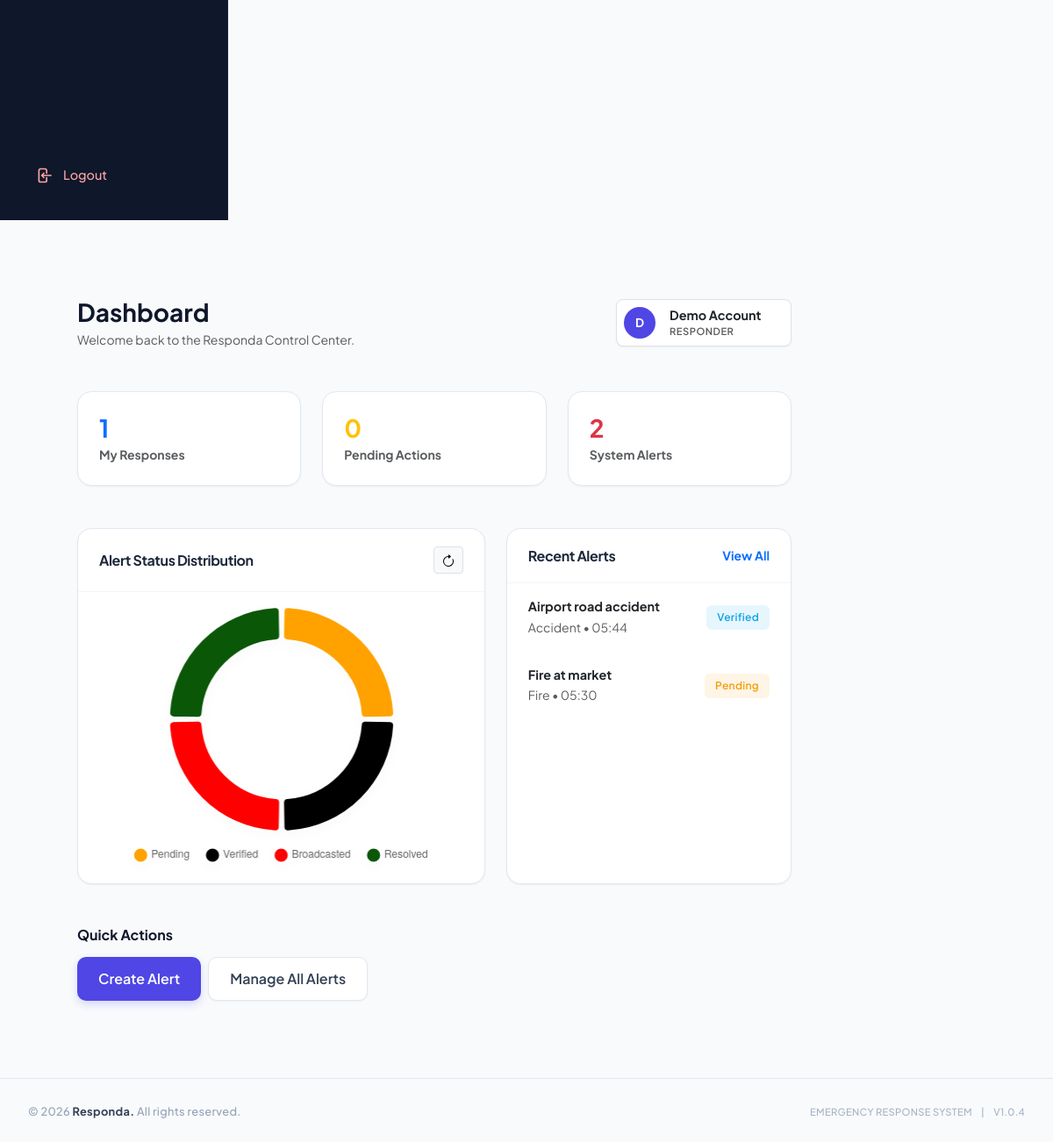
/dashboard.php (signed in, lower part), run on an earlier commit of the app's database.
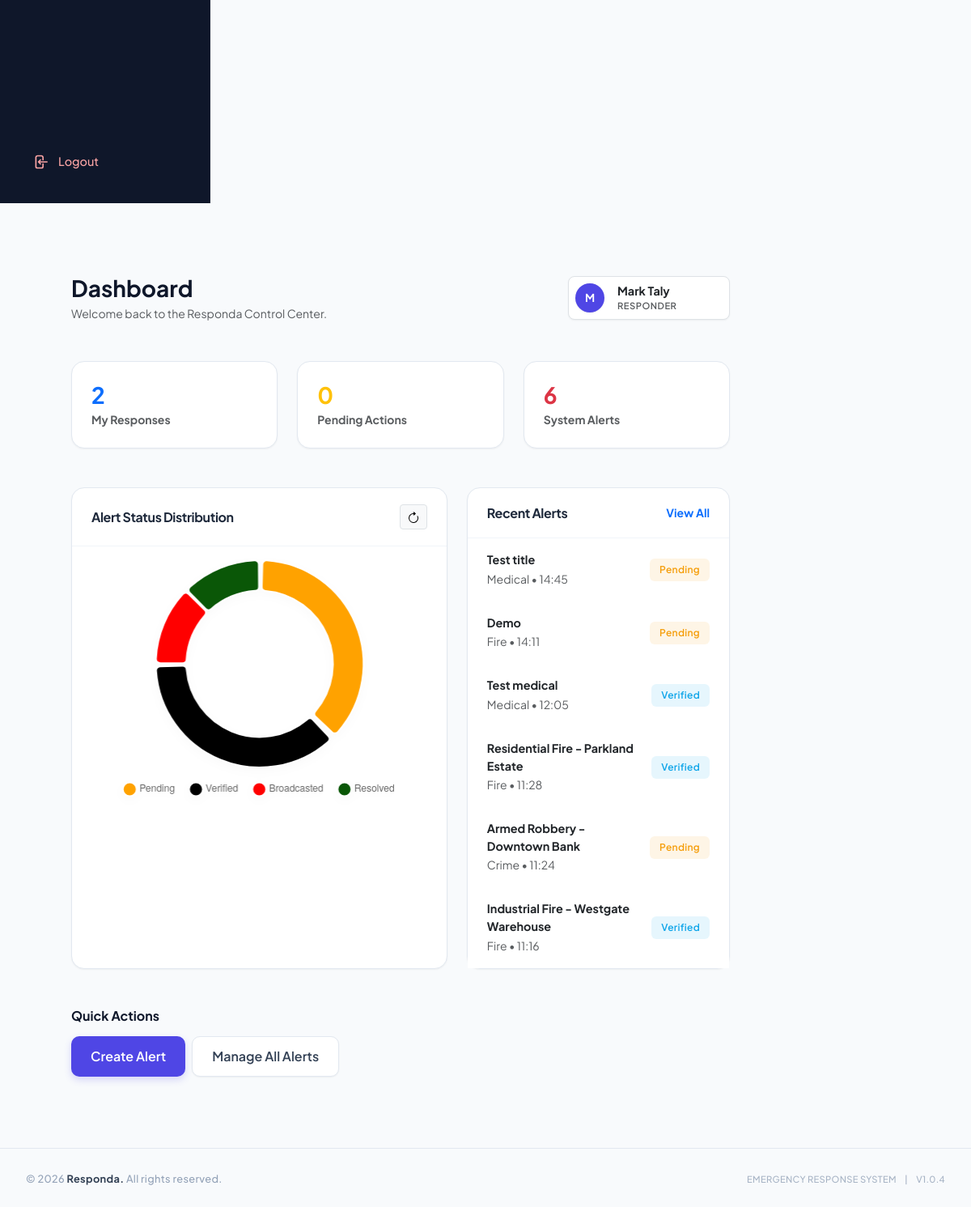
And on a later commit of the database.
### tables this page shows
CREATE TABLE `alerts` (
  `id` int(11) NOT NULL,
  `alert_type_id` int(11) NOT NULL,
  `title` varchar(150) NOT NULL,
  `description` text NOT NULL,
  `latitude` decimal(10,8) NOT NULL,
  `longitude` decimal(11,8) NOT NULL,
  `status` enum('pending','verified','broadcasted','resolved') DEFAULT 'pending',
  `severity` enum('Low','Medium','High') DEFAULT 'Medium',
  `created_by` int(11) DEFAULT NULL,
  `created_at` timestamp NOT NULL DEFAULT current_timestamp()
);

CREATE TABLE `alert_types` (
  `id` int(11) NOT NULL,
  `name` varchar(100) NOT NULL,
  `description` text DEFAULT NULL,
  `created_at` timestamp NOT NULL DEFAULT current_timestamp()
);

### public/dashboard.php (the view, shortened to what the rows shown need)
<?php
$role_id = $_SESSION['role_id'] ?? null;
$stats = [
    'active_alerts' => 0,
    'pending_alerts' => 0,
    'verified_alerts' => 0,
    'resolved_alerts' => 0,
    'total_responses' => 0,
    'total_users' => 0,
    'active_users' => 0,
    'personal_responses' => 0,
    'pending_responses' => 0
];
$recent_alerts = [];
try {
    $pdo = getPDO();
    if ($role_id == 1) {
        $stmt = $pdo->query("
            SELECT
            SUM(status='pending') as pending,
            SUM(status='verified') as verified,
            SUM(status='broadcasted') as broadcasted,
            SUM(status='resolved') as resolved
            FROM alerts
        ");
        $row = $stmt->fetch();
        $stats['active_alerts'] = (int)$row['pending'] + (int)$row['verified'] + (int)$row['broadcasted'];
        $stats['pending_alerts'] = (int)$row['pending'];
        $stats['verified_alerts'] = (int)$row['verified'];
        $stats['resolved_alerts'] = (int)$row['resolved'];
        $userStats = $pdo->query("SELECT COUNT(*) as total, SUM(status='active') as active FROM users")->fetch();
        $stats['total_users'] = $userStats['total'];
        $stats['active_users'] = $userStats['active'];
        $stats['total_responses'] = $pdo->query("SELECT COUNT(*) FROM alert_responses")->fetchColumn();
        $stmt = $pdo->query("
            SELECT a.id, a.title, a.status, a.created_at, at.name as alert_type, u.full_name as creator
            FROM alerts a
            LEFT JOIN alert_types at ON a.alert_type_id = at.id
            LEFT JOIN users u ON a.created_by = u.id
            ORDER BY a.created_at DESC LIMIT 6
        ");
        $recent_alerts = $stmt->fetchAll();
    } else {
        $stmt = $pdo->query("
            SELECT a.id, a.title, a.status, a.created_at, at.name as alert_type
            FROM alerts a
            LEFT JOIN alert_types at ON a.alert_type_id = at.id
            WHERE a.status IN ('pending', 'verified')
            ORDER BY a.created_at DESC LIMIT 6
        ");
        $recent_alerts = $stmt->fetchAll();
    }
} catch (Exception $e) {
    error_log($e->getMessage());
}
include __DIR__ . '/../includes/header.php';
?>
<div class="container-fluid p-0">
    <div class="row g-0">
        <main class="col-lg-10 bg-light min-vh-100">
            <div class="p-4 p-lg-5">
                <div class="d-flex justify-content-between align-items-center mb-5">
                    <div>
                        <h1 class="h3 fw-bold mb-1">Dashboard</h1>
                    </div>
                </div>
                <div class="row g-4">
                    <div class="col-lg-5">
                        <div class="card border-0 shadow-sm h-100">
                            <div class="card-body p-0">
                                <div class="list-group list-group-flush">
                                    <?php foreach ($recent_alerts as $alert): ?>
                                        <div class="list-group-item border-0 px-4 py-3">
                                            <div class="d-flex justify-content-between align-items-center">
                                                <div>
                                                    <p class="mb-0 fw-bold" style="font-size: 0.9rem;"><?= htmlspecialchars($alert['title']) ?></p>
                                                    <small class="text-muted"><?= htmlspecialchars($alert['alert_type']) ?> • <?= date('H:i', strtotime($alert['created_at'])) ?></small>
                                                </div>
                                                <?php
                                                $statusClass = match ($alert['status']) {
                                                    'pending' => 'bg-warning-subtle text-warning',
                                                    'verified' => 'bg-info-subtle text-info',
                                                    'resolved' => 'bg-success-subtle text-success',
                                                    default => 'bg-secondary-subtle text-secondary'
                                                };
                                                ?>
                                                <span class="badge <?= $statusClass ?>"><?= ucfirst($alert['status']) ?></span>
                                            </div>
                                        </div>
                                    <?php endforeach; ?>
                                </div>
                            </div>
                        </div>
                    </div>
                </div>
            </div>
        </main>
    </div>
</div>
<?php
include __DIR__ . '/../includes/footer.php';
?>

What changed in the data, as far as the page shows it:
removed alerts: title "Airport road accident", alert_type.name "Accident", created_at "05:44", status "Verified"
removed alerts: title "Fire at market", alert_type.name "Fire", created_at "05:30", status "Pending"
added alerts: title "Test title", alert_type.name "Medical", created_at "14:45", status "Pending"
added alerts: title "Demo", alert_type.name "Fire", created_at "14:11", status "Pending"
added alerts: title "Test medical", alert_type.name "Medical", created_at "12:05", status "Verified"
added alerts: title "Residential Fire - Parkland Estate", alert_type.name "Fire", created_at "11:28", status "Verified"
added alerts: title "Armed Robbery - Downtown Bank", alert_type.name "Crime", created_at "11:24", status "Pending"
added alerts: title "Industrial Fire - Westgate Warehouse", alert_type.name "Fire", created_at "11:16", status "Verified"
Also different on the page:
substr($_SESSION['username'] ?? 'U', 0, 1): "D" → "M"
$_SESSION['username']: "Demo Account" → "Mark Taly"
$stats['personal_responses']: "1" → "2"
$stats['active_alerts']: "2" → "6"
chart data {{ $status_breakdown['pending'] }}: 1 → 3
chart data {{ $status_breakdown['verified'] }}: 1 → 3
